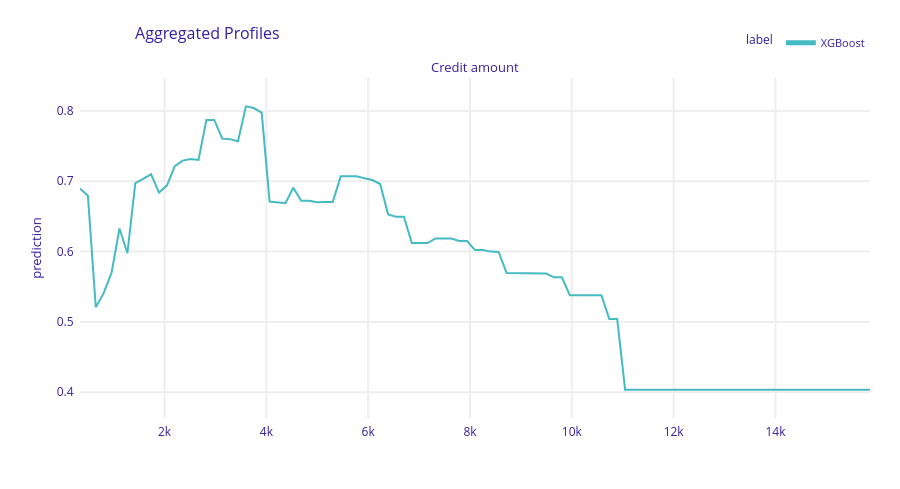

Write notebook code for a chart like this one.
### Code cell
explainer.model_profile(variables=["Credit amount"]).plot()

### Figure 1 — Plotly figure (JSON) as saved in the notebook; plotly's stock layout.template omitted (floating-point values rounded to 4 significant figures; data arrays with more than 128 entries replaced by an {"elided": "..."} marker saying what was removed)
{"data": [{"customdata": {"elided": "101x3 mixed values"}, "hovertemplate": "<b>%{hovertext}</b><br><br>prediction=%{y:.3f}<br>mean_prediction=%{customdata[0]:.3f}<extra></extra>", "hovertext": ["XGBoost", "XGBoost", "XGBoost", "XGBoost", "XGBoost", "XGBoost", "XGBoost", "XGBoost", "XGBoost", "XGBoost", "XGBoost", "XGBoost", "XGBoost", "XGBoost", "XGBoost", "XGBoost", "XGBoost", "XGBoost", "XGBoost", "XGBoost", "XGBoost", "XGBoost", "XGBoost", "XGBoost", "XGBoost", "XGBoost", "XGBoost", "XGBoost", "XGBoost", "XGBoost", "XGBoost", "XGBoost", "XGBoost", "XGBoost", "XGBoost", "XGBoost", "XGBoost", "XGBoost", "XGBoost", "XGBoost", "XGBoost", "XGBoost", "XGBoost", "XGBoost", "XGBoost", "XGBoost", "XGBoost", "XGBoost", "XGBoost", "XGBoost", "XGBoost", "XGBoost", "XGBoost", "XGBoost", "XGBoost", "XGBoost", "XGBoost", "XGBoost", "XGBoost", "XGBoost", "XGBoost", "XGBoost", "XGBoost", "XGBoost", "XGBoost", "XGBoost", "XGBoost", "XGBoost", "XGBoost", "XGBoost", "XGBoost", "XGBoost", "XGBoost", "XGBoost", "XGBoost", "XGBoost", "XGBoost", "XGBoost", "XGBoost", "XGBoost", "XGBoost", "XGBoost", "XGBoost", "XGBoost", "XGBoost", "XGBoost", "XGBoost", "XGBoost", "XGBoost", "XGBoost", "XGBoost", "XGBoost", "XGBoost", "XGBoost", "XGBoost", "XGBoost", "XGBoost", "XGBoost", "XGBoost", "XGBoost", "XGBoost"], "legendgroup": "XGBoost", "line": {"color": "#46bac2", "dash": "solid", "width": 2}, "marker": {"symbol": "circle"}, "mode": "lines", "name": "XGBoost", "opacity": 1, "orientation": "v", "showlegend": true, "type": "scatter", "x": [339.0, 494.2, 649.4, 804.5, 959.7, 1115.0, 1270.0, 1425.0, 1580.0, 1736.0, 1891.0, 2046.0, 2201.0, 2356.0, 2512.0, 2667.0, 2822.0, 2977.0, 3132.0, 3287.0, 3443.0, 3598.0, 3753.0, 3908.0, 4063.0, 4218.0, 4374.0, 4529.0, 4684.0, 4839.0, 4994.0, 5150.0, 5305.0, 5460.0, 5615.0, 5770.0, 5925.0, 6081.0, 6236.0, 6391.0, 6546.0, 6701.0, 6857.0, 7012.0, 7167.0, 7322.0, 7477.0, 7632.0, 7788.0, 7943.0, 8098.0, 8253.0, 8408.0, 8564.0, 8719.0, 8874.0, 9029.0, 9184.0, 9339.0, 9495.0, 9650.0, 9805.0, 9960.0, 10120.0, 10270.0, 10430.0, 10580.0, 10740.0, 10890.0, 11050.0, 11200.0, 11360.0, 11510.0, 11670.0, 11820.0, 11980.0, 12130.0, 12290.0, 12440.0, 12600.0, 12750.0, 12910.0, 13060.0, 13220.0, 13370.0, 13530.0, 13680.0, 13840.0, 13990.0, 14150.0, 14310.0, 14460.0, 14620.0, 14770.0, 14930.0, 15080.0, 15240.0, 15390.0, 15550.0, 15700.0, 15860.0], "xaxis": "x", "y": [0.6898, 0.6795, 0.5209, 0.5409, 0.5702, 0.6329, 0.5976, 0.6975, 0.7035, 0.7099, 0.6839, 0.6939, 0.7215, 0.7294, 0.7316, 0.7303, 0.7872, 0.7872, 0.7606, 0.7599, 0.7569, 0.8066, 0.8041, 0.7975, 0.6711, 0.6699, 0.6689, 0.6908, 0.6724, 0.6724, 0.6702, 0.6707, 0.6707, 0.707, 0.707, 0.707, 0.7043, 0.7018, 0.6961, 0.6528, 0.6497, 0.6494, 0.6122, 0.6122, 0.6122, 0.6187, 0.6191, 0.6187, 0.615, 0.615, 0.6021, 0.6021, 0.6, 0.5995, 0.5696, 0.5696, 0.5688, 0.5688, 0.5688, 0.5688, 0.5634, 0.5634, 0.538, 0.538, 0.538, 0.538, 0.538, 0.5041, 0.5041, 0.4036, 0.4036, 0.4036, 0.4036, 0.4036, 0.4036, 0.4036, 0.4036, 0.4036, 0.4036, 0.4036, 0.4036, 0.4036, 0.4036, 0.4036, 0.4036, 0.4036, 0.4036, 0.4036, 0.4036, 0.4036, 0.4036, 0.4036, 0.4036, 0.4036, 0.4036, 0.4036, 0.4036, 0.4036, 0.4036, 0.4036, 0.4036], "yaxis": "y"}], "layout": {"annotations": [{"font": {"size": 13}, "showarrow": false, "text": "Credit amount", "x": 0.5, "xanchor": "center", "xref": "paper", "y": 1, "yanchor": "bottom", "yref": "paper"}, {"font": {"size": 13}, "showarrow": false, "text": "prediction", "textangle": -90, "x": -0.07, "xref": "paper", "y": 0.5, "yref": "paper"}], "font": {"color": "#371ea3"}, "height": 489, "hovermode": "x unified", "legend": {"font": {"size": 11}, "itemsizing": "constant", "orientation": "h", "title": {"font": {"size": 12}, "text": "label"}, "tracegroupgap": 0, "x": 1, "xanchor": "right", "y": 1.061, "yanchor": "bottom"}, "margin": {"b": 71, "r": 30, "t": 78}, "title": {"font": {"size": 16}, "text": "Aggregated Profiles", "x": 0.15}, "xaxis": {"anchor": "y", "automargin": true, "domain": [0, 1], "fixedrange": true, "gridwidth": 2, "showticklabels": true, "tickcolor": "white", "ticklen": 3, "ticks": "outside", "title": {"text": ""}, "type": "linear", "zeroline": false}, "yaxis": {"anchor": "x", "automargin": true, "domain": [0, 1], "fixedrange": true, "gridwidth": 2, "range": [0.3633, 0.8469], "tickcolor": "white", "ticklen": 3, "ticks": "outside", "title": {"text": ""}, "type": "linear", "zeroline": false}}}
